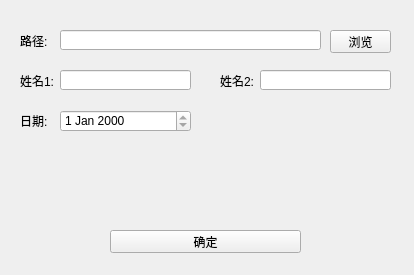
<?xml version="1.0" encoding="UTF-8"?>
<ui version="4.0">
 <class>MainWindow</class>
 <widget class="QMainWindow" name="MainWindow">
  <property name="geometry">
   <rect>
    <x>0</x>
    <y>0</y>
    <width>414</width>
    <height>275</height>
   </rect>
  </property>
  <property name="windowTitle">
   <string>数据</string>
  </property>
  <widget class="QWidget" name="centralwidget">
   <widget class="QLabel" name="label">
    <property name="geometry">
     <rect>
      <x>20</x>
      <y>30</y>
      <width>41</width>
      <height>21</height>
     </rect>
    </property>
    <property name="text">
     <string>路径:</string>
    </property>
   </widget>
   <widget class="QLineEdit" name="te_path">
    <property name="geometry">
     <rect>
      <x>60</x>
      <y>30</y>
      <width>261</width>
      <height>20</height>
     </rect>
    </property>
   </widget>
   <widget class="QPushButton" name="btnPath">
    <property name="geometry">
     <rect>
      <x>330</x>
      <y>30</y>
      <width>61</width>
      <height>23</height>
     </rect>
    </property>
    <property name="text">
     <string>浏览</string>
    </property>
   </widget>
   <widget class="QLabel" name="label_2">
    <property name="geometry">
     <rect>
      <x>20</x>
      <y>70</y>
      <width>41</width>
      <height>21</height>
     </rect>
    </property>
    <property name="text">
     <string>姓名1: </string>
    </property>
   </widget>
   <widget class="QLineEdit" name="te_name1">
    <property name="geometry">
     <rect>
      <x>60</x>
      <y>70</y>
      <width>131</width>
      <height>20</height>
     </rect>
    </property>
   </widget>
   <widget class="QLabel" name="label_3">
    <property name="geometry">
     <rect>
      <x>220</x>
      <y>70</y>
      <width>41</width>
      <height>21</height>
     </rect>
    </property>
    <property name="text">
     <string>姓名2: </string>
    </property>
   </widget>
   <widget class="QLineEdit" name="te_name2">
    <property name="geometry">
     <rect>
      <x>260</x>
      <y>70</y>
      <width>131</width>
      <height>20</height>
     </rect>
    </property>
   </widget>
   <widget class="QLabel" name="label_4">
    <property name="geometry">
     <rect>
      <x>20</x>
      <y>110</y>
      <width>31</width>
      <height>21</height>
     </rect>
    </property>
    <property name="text">
     <string>日期:</string>
    </property>
   </widget>
   <widget class="QDateEdit" name="de_time">
    <property name="geometry">
     <rect>
      <x>60</x>
      <y>110</y>
      <width>131</width>
      <height>22</height>
     </rect>
    </property>
    <property name="readOnly">
     <bool>true</bool>
    </property>
   </widget>
   <widget class="QPushButton" name="btnOk">
    <property name="geometry">
     <rect>
      <x>110</x>
      <y>230</y>
      <width>191</width>
      <height>23</height>
     </rect>
    </property>
    <property name="text">
     <string>确定</string>
    </property>
   </widget>
  </widget>
 </widget>
 <resources/>
 <connections/>
</ui>
